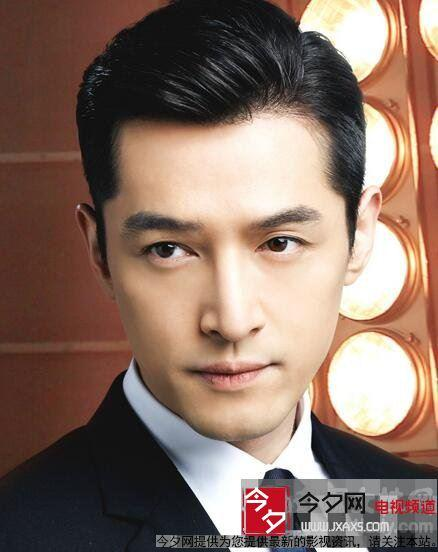
#> input picture webapp/circleFace/1.jpg, 438 x 552 px, found by its file name
$ python faceFind.py
#> lines starting #> are read from the running program, lines starting #| are printed output that depends on the picture
import numpy as np
import cv2


def faceFind():
    face_cascade = cv2.CascadeClassifier(r'D:\APP_Project\java_4_ee_kepler\FaceRecognize\webapp\circleFace\reference\haarcascade_frontalface_alt2.xml')
    eye_cascade = cv2.CascadeClassifier(r'D:\APP_Project\java_4_ee_kepler\FaceRecognize\webapp\circleFace\reference\haarcascade_eye.xml')
    img = cv2.imread(r'D:\APP_Project\java_4_ee_kepler\FaceRecognize\webapp\circleFace\1.jpg')
#> img is the input picture: shape (552, 438, 3); mean B, G, R 99.8, 111.8, 136.3
    f = open(r'D:\APP_Project\java_4_ee_kepler\FaceRecognize\webapp\circleFace\face.txt', 'w')
    gray = cv2.cvtColor(img, cv2.COLOR_BGR2GRAY)
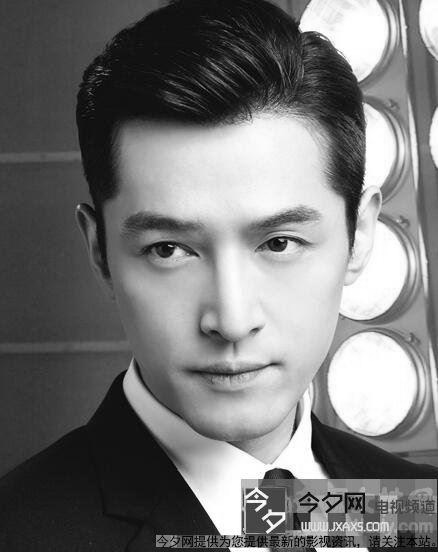
#> gray: shape (552, 438); min 0, max 255, mean 117.8

    faces = face_cascade.detectMultiScale(gray,  1.3 ,5)
#> faces = [[83, 138, 284, 284]]
#> (the run stopped early here; a loop or call above may not have finished)
